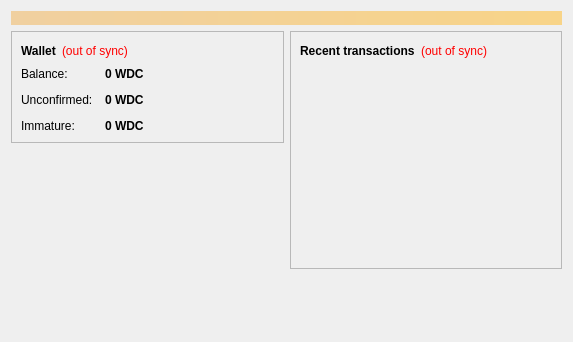
<?xml version="1.0" encoding="UTF-8"?>
<ui version="4.0">
 <class>OverviewPage</class>
 <widget class="QWidget" name="OverviewPage">
  <property name="geometry">
   <rect>
    <x>0</x>
    <y>0</y>
    <width>573</width>
    <height>342</height>
   </rect>
  </property>
  <property name="windowTitle">
   <string>Form</string>
  </property>
  <layout class="QVBoxLayout" name="topLayout">
   <item>
    <widget class="QLabel" name="labelAlerts">
     <property name="visible">
      <bool>false</bool>
     </property>
     <property name="styleSheet">
      <string notr="true">background-color: qlineargradient(x1: 0, y1: 0, x2: 1, y2: 0, stop:0 #F0D0A0, stop:1 #F8D488); color:#000000;</string>
     </property>
     <property name="wordWrap">
      <bool>true</bool>
     </property>
     <property name="margin">
      <number>3</number>
     </property>
    </widget>
   </item>
   <item>
    <layout class="QHBoxLayout" name="horizontalLayout" stretch="1,1">
     <item>
      <layout class="QVBoxLayout" name="verticalLayout_2">
       <item>
        <widget class="QFrame" name="frame">
         <property name="frameShape">
          <enum>QFrame::StyledPanel</enum>
         </property>
         <property name="frameShadow">
          <enum>QFrame::Raised</enum>
         </property>
         <layout class="QVBoxLayout" name="verticalLayout_4">
          <item>
           <layout class="QHBoxLayout" name="horizontalLayout_4">
            <item>
             <widget class="QLabel" name="label_5">
              <property name="font">
               <font>
                <weight>75</weight>
                <bold>true</bold>
               </font>
              </property>
              <property name="text">
               <string>Wallet</string>
              </property>
             </widget>
            </item>
            <item>
             <widget class="QLabel" name="labelWalletStatus">
              <property name="toolTip">
               <string>The displayed information may be out of date. Your wallet automatically synchronizes with the Worldcoin network after a connection is established, but this process has not completed yet.</string>
              </property>
              <property name="styleSheet">
               <string notr="true">QLabel { color: red; }</string>
              </property>
              <property name="text">
               <string notr="true">(out of sync)</string>
              </property>
              <property name="alignment">
               <set>Qt::AlignLeading|Qt::AlignLeft|Qt::AlignVCenter</set>
              </property>
             </widget>
            </item>
            <item>
             <spacer name="horizontalSpacer_2">
              <property name="orientation">
               <enum>Qt::Horizontal</enum>
              </property>
              <property name="sizeHint" stdset="0">
               <size>
                <width>40</width>
                <height>20</height>
               </size>
              </property>
             </spacer>
            </item>
           </layout>
          </item>
          <item>
           <layout class="QFormLayout" name="formLayout_2">
            <property name="fieldGrowthPolicy">
             <enum>QFormLayout::AllNonFixedFieldsGrow</enum>
            </property>
            <property name="horizontalSpacing">
             <number>12</number>
            </property>
            <property name="verticalSpacing">
             <number>12</number>
            </property>
            <item row="0" column="0">
             <widget class="QLabel" name="label">
              <property name="text">
               <string>Balance:</string>
              </property>
             </widget>
            </item>
            <item row="0" column="1">
             <widget class="QLabel" name="labelBalance">
              <property name="font">
               <font>
                <weight>75</weight>
                <bold>true</bold>
               </font>
              </property>
              <property name="cursor">
               <cursorShape>IBeamCursor</cursorShape>
              </property>
              <property name="toolTip">
               <string>Your current balance</string>
              </property>
              <property name="text">
               <string notr="true">0 WDC</string>
              </property>
              <property name="textInteractionFlags">
               <set>Qt::LinksAccessibleByMouse|Qt::TextSelectableByKeyboard|Qt::TextSelectableByMouse</set>
              </property>
             </widget>
            </item>
            <item row="1" column="0">
             <widget class="QLabel" name="label_3">
              <property name="text">
               <string>Unconfirmed:</string>
              </property>
             </widget>
            </item>
            <item row="1" column="1">
             <widget class="QLabel" name="labelUnconfirmed">
              <property name="font">
               <font>
                <weight>75</weight>
                <bold>true</bold>
               </font>
              </property>
              <property name="cursor">
               <cursorShape>IBeamCursor</cursorShape>
              </property>
              <property name="toolTip">
               <string>Total of transactions that have yet to be confirmed, and do not yet count toward the current balance</string>
              </property>
              <property name="text">
               <string notr="true">0 WDC</string>
              </property>
              <property name="textInteractionFlags">
               <set>Qt::LinksAccessibleByMouse|Qt::TextSelectableByKeyboard|Qt::TextSelectableByMouse</set>
              </property>
             </widget>
            </item>
            <item row="2" column="0">
             <widget class="QLabel" name="labelImmatureText">
              <property name="text">
               <string>Immature:</string>
              </property>
             </widget>
            </item>
            <item row="2" column="1">
             <widget class="QLabel" name="labelImmature">
              <property name="font">
               <font>
                <weight>75</weight>
                <bold>true</bold>
               </font>
              </property>
              <property name="toolTip">
               <string>Mined balance that has not yet matured</string>
              </property>
              <property name="text">
               <string notr="true">0 WDC</string>
              </property>
              <property name="textInteractionFlags">
               <set>Qt::LinksAccessibleByMouse|Qt::TextSelectableByKeyboard|Qt::TextSelectableByMouse</set>
              </property>
             </widget>
            </item>
           </layout>
          </item>
         </layout>
        </widget>
       </item>
       <item>
        <spacer name="verticalSpacer">
         <property name="orientation">
          <enum>Qt::Vertical</enum>
         </property>
         <property name="sizeHint" stdset="0">
          <size>
           <width>20</width>
           <height>40</height>
          </size>
         </property>
        </spacer>
       </item>
      </layout>
     </item>
     <item>
      <layout class="QVBoxLayout" name="verticalLayout_3">
       <item>
        <widget class="QFrame" name="frame_2">
         <property name="frameShape">
          <enum>QFrame::StyledPanel</enum>
         </property>
         <property name="frameShadow">
          <enum>QFrame::Raised</enum>
         </property>
         <layout class="QVBoxLayout" name="verticalLayout">
          <item>
           <layout class="QHBoxLayout" name="horizontalLayout_2">
            <item>
             <widget class="QLabel" name="label_4">
              <property name="text">
               <string>&lt;b&gt;Recent transactions&lt;/b&gt;</string>
              </property>
             </widget>
            </item>
            <item>
             <widget class="QLabel" name="labelTransactionsStatus">
              <property name="toolTip">
               <string>The displayed information may be out of date. Your wallet automatically synchronizes with the Worldcoin network after a connection is established, but this process has not completed yet.</string>
              </property>
              <property name="styleSheet">
               <string notr="true">QLabel { color: red; }</string>
              </property>
              <property name="text">
               <string notr="true">(out of sync)</string>
              </property>
              <property name="alignment">
               <set>Qt::AlignRight|Qt::AlignTrailing|Qt::AlignVCenter</set>
              </property>
             </widget>
            </item>
            <item>
             <spacer name="horizontalSpacer">
              <property name="orientation">
               <enum>Qt::Horizontal</enum>
              </property>
              <property name="sizeHint" stdset="0">
               <size>
                <width>40</width>
                <height>20</height>
               </size>
              </property>
             </spacer>
            </item>
           </layout>
          </item>
          <item>
           <widget class="QListView" name="listTransactions">
            <property name="styleSheet">
             <string notr="true">QListView { background: transparent; }</string>
            </property>
            <property name="frameShape">
             <enum>QFrame::NoFrame</enum>
            </property>
            <property name="verticalScrollBarPolicy">
             <enum>Qt::ScrollBarAlwaysOff</enum>
            </property>
            <property name="horizontalScrollBarPolicy">
             <enum>Qt::ScrollBarAlwaysOff</enum>
            </property>
            <property name="selectionMode">
             <enum>QAbstractItemView::NoSelection</enum>
            </property>
           </widget>
          </item>
         </layout>
        </widget>
       </item>
       <item>
        <spacer name="verticalSpacer_2">
         <property name="orientation">
          <enum>Qt::Vertical</enum>
         </property>
         <property name="sizeHint" stdset="0">
          <size>
           <width>20</width>
           <height>40</height>
          </size>
         </property>
        </spacer>
       </item>
      </layout>
     </item>
    </layout>
   </item>
  </layout>
 </widget>
 <resources/>
 <connections/>
</ui>
